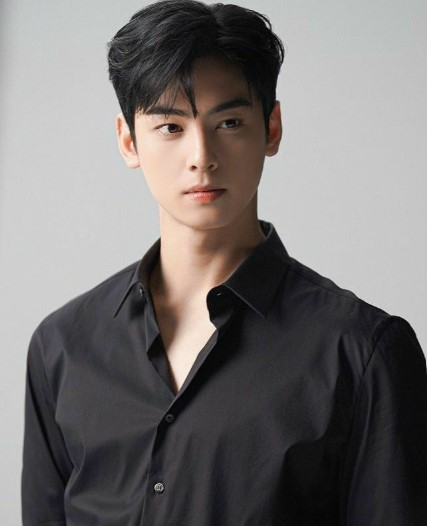
#> input picture images/cha.jpg, 427 x 526 px
$ jupyter execute 05_blur_binarization.ipynb
#> lines starting #> are read from the running program, lines starting #| are printed output that depends on the picture; after the words box and inside, x2 and y2 are one past the last pixel; in counts of white or black regions, pixels touching at a corner belong together
## 05. 블러와 이진화

[cell 1]
import cv2 as cv
import numpy as np
CHA_PATH = "../images/cha.jpg"
BOOK_PATH = "../images/book.jpg"

### 5-1. 블러 : 이미지를 흐리게 하는 효과
- 'cv2.blur(img, kernel)' : 단순 평균 방식
- 'cv2.GaussianBlur(img, kernel, 표준편차)' : 가우시안 평균 방식
- 'cv2.medianBlur(img, kernel)' : 중앙값 사용 방식

[cell 2]
img = cv.imread(CHA_PATH)
#> img is the input picture: shape (526, 427, 3); mean B, G, R 114.6, 115.4, 118.9

# 1. 평균 블러
blur_avg = cv.blur(img, (5,5))

# 2. 가우시안 블러
blur_gaussian = cv.GaussianBlur(img, (5,5), 0)  # 0을 넣으면 자동계산

cv.imshow("Blur", blur_avg)
cv.imshow("Gaussian", blur_gaussian)

cv.waitKey(0)
cv.destroyAllWindows()

[cell 3]
# 커널 사이즈 변화에 따른 차이
img = cv.imread(CHA_PATH)

kernel_3 = cv.GaussianBlur(img, (3,3), 0)
kernel_5 = cv.GaussianBlur(img, (5,5), 0)
kernel_7 = cv.GaussianBlur(img, (7,7), 0)

cv.imshow("kernel_3", kernel_3)
cv.imshow("kernel_5", kernel_5)
cv.imshow("kernel_7", kernel_7)

cv.waitKey(0)
cv.destroyAllWindows()

[cell 4]
# 표준편차 변화에 따른 차이
img = cv.imread(CHA_PATH)

sigma_1 = cv.GaussianBlur(img, (0,0), 1)
sigma_2 = cv.GaussianBlur(img, (0,0), 2)
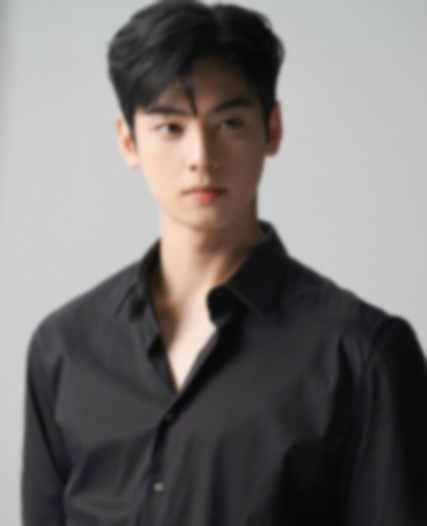
#> sigma_2: shape (526, 427, 3); mean B, G, R 114.6, 115.4, 118.9
sigma_3 = cv.GaussianBlur(img, (0,0), 3)

cv.imshow("sigma_1", sigma_1)
cv.imshow("sigma_2", sigma_2)
cv.imshow("sigma_3", sigma_3)

cv.waitKey(0)
cv.destroyAllWindows()

### 5-2. 이진화(Binarization)
- 특정 값을 기준으로 픽셀의 값을 0(검은색) 또는 255(흰색)로 나누는 것
- 분석을 단순화하기 위해 사용
- 특정 관심 영역을 분리하는 데 용이함

#### Threshod : 임계값, 문턱값
- 기준값의 역할을 함
- 빛의 밝기를 기준으로 픽셀 값을 변환
- 'cv2.threshod(img, threshold, maxValue, type)'

[cell 5]
img = cv.imread(BOOK_PATH, cv.IMREAD_GRAYSCALE)
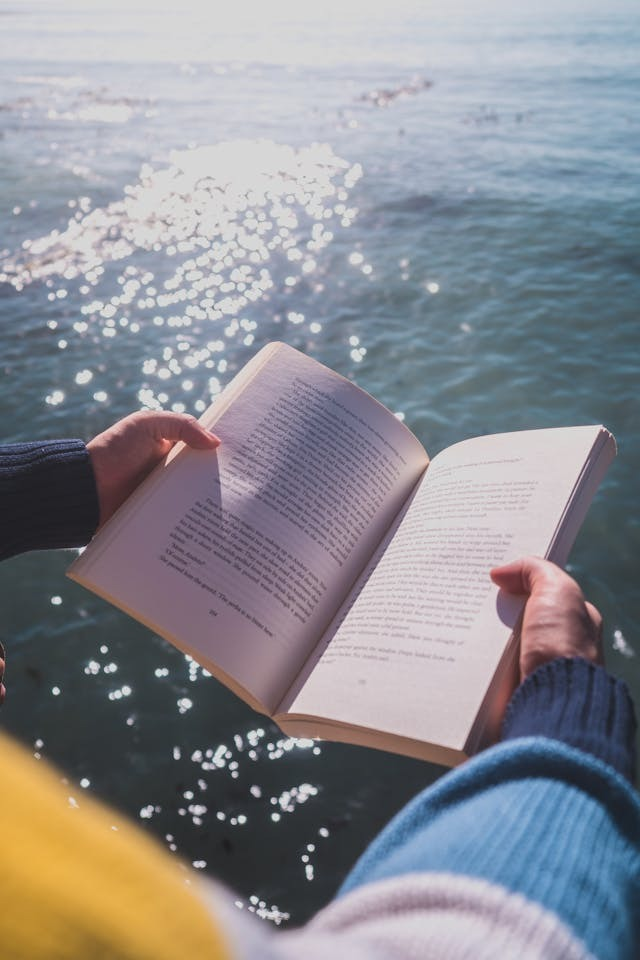
#> input picture images/book.jpg, 640 x 960 px
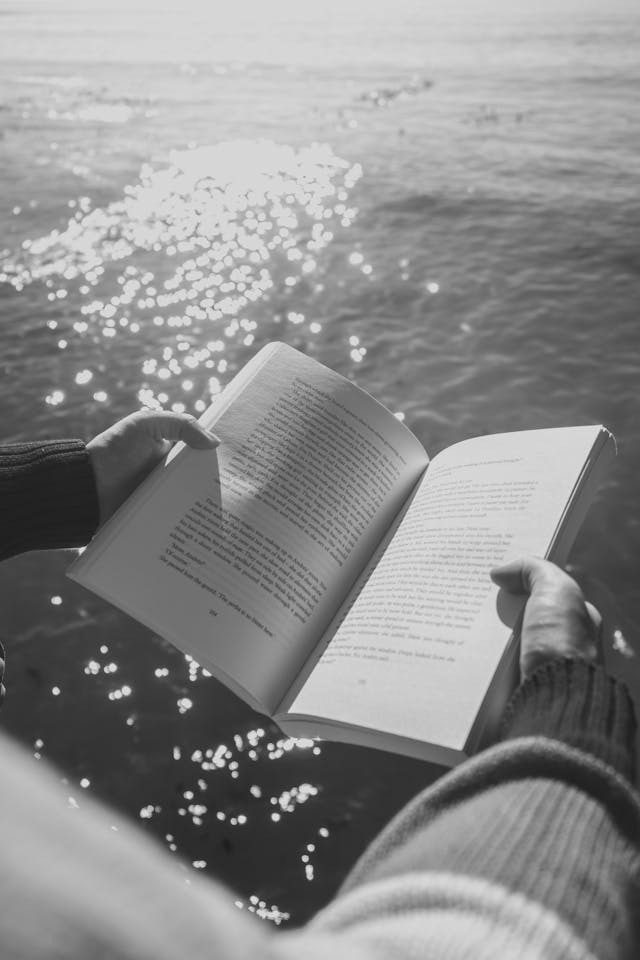
#> img: shape (960, 640); min 17, max 234, mean 140.3
resized = cv.resize(img, None, fx=0.5, fy=0.5)

ret, binary = cv.threshold(img, 200, 255, cv.THRESH_BINARY)
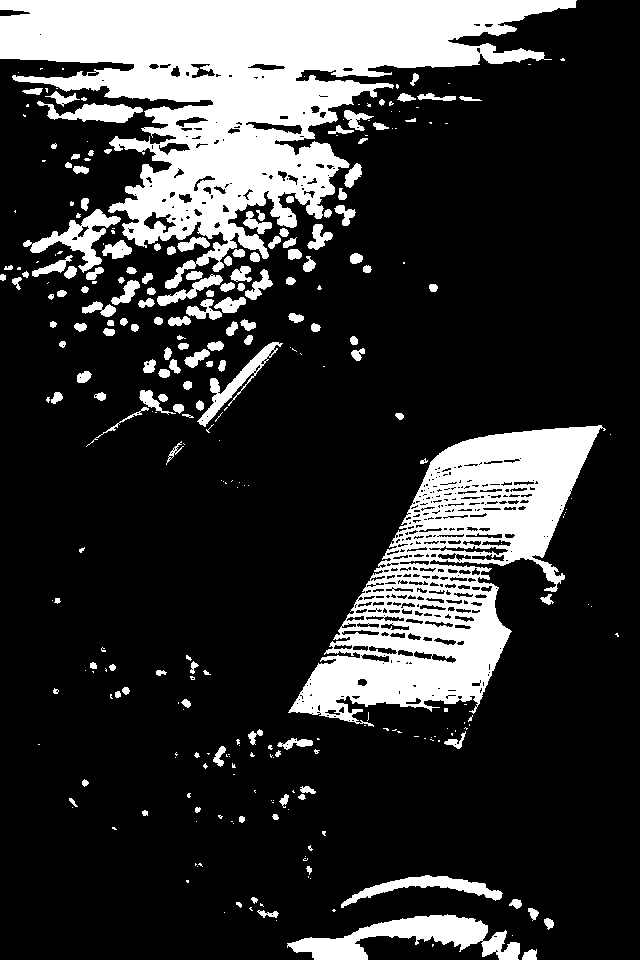
#> binary: shape (960, 640); 20.6% white; 303 white regions (152 under 20 px), largest, box (x1, y1, x2, y2) and area: (0, 0, 577, 289) 64572, (288, 425, 606, 727) 36774, (287, 914, 520, 960) 4791
# print(ret, binary)

cv.imshow("img", img)
cv.imshow("binary", binary)

cv.waitKey(0)
cv.destroyAllWindows()

### 트랙바(Track bar)
- 'cv2.createTrackbar(traxkbarName, name, startValue, maxValue, callback)' : 트랙바 생성
- 'cv2.getTrackbarPos(trackbarName, name)' : 트랙바의 값을 가져옴

[cell 6]
# Threshold에 트랙바 적용
img = cv.imread(BOOK_PATH, cv.IMREAD_GRAYSCALE)
resized = cv.resize(img, None, fx=0.8, fy=0.5)
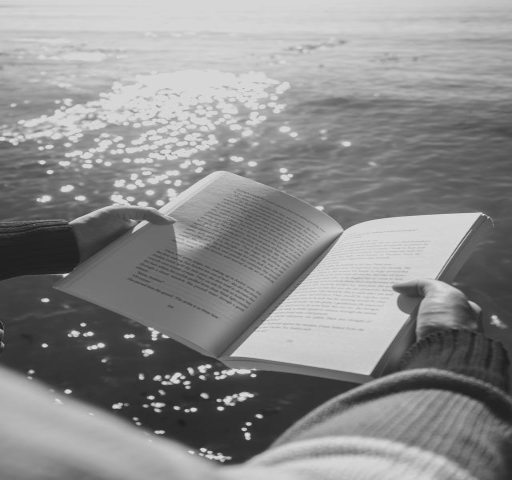
#> resized: shape (480, 512); min 30, max 225, mean 140.4

name = "Threshold"
cv.namedWindow(name)

def trackbar_func(x):
    pass

trackbar_name = "threshold"
cv.createTrackbar(trackbar_name, name, 127, 255, trackbar_func)

while True:
    threshold = cv.getTrackbarPos(trackbar_name, name)
    ret, binary = cv.threshold(resized, threshold, 225, cv.THRESH_BINARY)
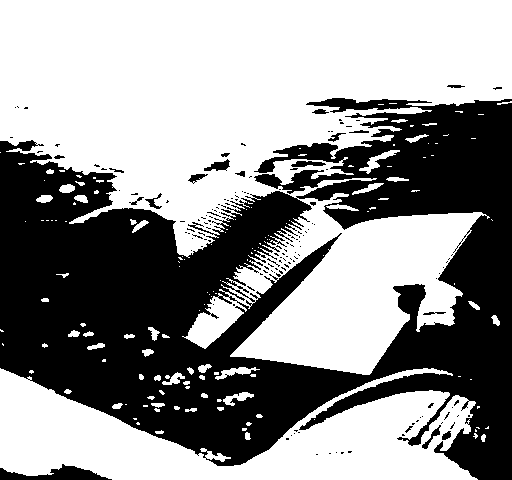
#> binary: shape (480, 512); values 0 (black) and 225 (white), 57.2% white; 153 black regions (134 under 20 px), largest, box (x1, y1, x2, y2) and area: (0, 98, 512, 480) 102671, (0, 464, 112, 480) 886, (204, 159, 230, 171) 167
#> ret = 127
    cv.imshow(name, binary)

    if cv.waitKey(1) == ord("q"):
#> (key q is pressed here)
        break

cv.destroyAllWindows()

[cell 7]
# 트랙바로 사진 사이즈 조절
img = cv.imread(CHA_PATH)

name = "Resize"
cv.namedWindow(name)

trackbar_name = "scale(%)"
cv.createTrackbar(trackbar_name, name, 100, 200, lambda x:x)

while True:
    scale = cv.getTrackbarPos(trackbar_name, name)

    if scale == 0:
        scale = 1

    width = int(img.shape[1] * scale / 100)
#> width = 427
    height = int(img.shape[0] * scale / 100)
#> height = 526
    resized = cv.resize(img, (width, height))

    cv.imshow(name, resized)

    if cv.waitKey(1) == ord("q"):
#> (key q is pressed here)
        break

cv.destroyAllWindows()

[cell 8]
# 실습. 컬러 팔레트 만들기 - 내 방식
img = np.zeros((460, 640, 3), dtype = np.uint8)

name = "Color Palette"
cv.namedWindow(name)

cv.createTrackbar("R", name, 0, 255, lambda x: x)
cv.createTrackbar("G", name, 0, 255, lambda x: x)
cv.createTrackbar("B", name, 0, 255, lambda x: x)
cv.createTrackbar("ON/OFF", name, 0, 1, lambda x: x)

while True:
    switch = cv.getTrackbarPos("ON/OFF", name)

    if switch == 1:
        r = cv.getTrackbarPos("R", name)
        g = cv.getTrackbarPos("G", name)
        b = cv.getTrackbarPos("B", name)

        img[:] = (b, g, r)
    else:
        img[:] = (127, 127, 127)

    cv.imshow(name, img)

    if cv.waitKey(1) == ord("q"):
#> (key q is pressed here)
        break

cv.destroyAllWindows()

[cell 9]
# 실습. 컬러 팔레트 만들기 - 정답
img = np.zeros((460, 640, 3), dtype = np.uint8)

name = "Color Palette"
cv.namedWindow(name)

cv.createTrackbar("R", name, 0, 255, lambda x: x)
cv.createTrackbar("G", name, 0, 255, lambda x: x)
cv.createTrackbar("B", name, 0, 255, lambda x: x)
cv.createTrackbar("Switch", name, 0, 1, lambda x: x)

while True:
    r = cv.getTrackbarPos("R", name)
    g = cv.getTrackbarPos("G", name)
    b = cv.getTrackbarPos("B", name)
    s = cv.getTrackbarPos("Switch", name)

    if s == 1:
        img[:] = (b, g, r)
    else:
        img[:] = (0, 0, 0)

    cv.imshow(name, img)

    if cv.waitKey(1) == ord("q"):
#> (key q is pressed here)
        break

cv.destroyAllWindows()

### 5-3. 적응형 이진화
- 영역별로 서로 다른 임계값을 적용하는 이진화
- 'cv2.adaptiveThreshold(img, maxValue, adaptiveMethod, thresholdType, blockSize, C)'
    - maxValue: 픽셀에 할당할 최대값
    - adaptiveMethod: 적응형 임계값 알고리즘
    - thresholdType: 임계값 설정 유형
    - blockSize: 픽셀의 임계값을 계산하는 데 사용되는 픽셀 근처의 크기(1보다 큰 홀수)
    - C : 평균 또는 가중 평균에서 뺀 상수

[cell 10]
# MEAN 방식
img = cv.imread(BOOK_PATH, cv.IMREAD_GRAYSCALE)
resized = cv.resize(img, None, fx=0.8, fy=0.5)
name = "Adaptive Threshold"
cv.namedWindow(name)

cv.createTrackbar("block_size", name, 25, 100, lambda x:x)      # 1보다 큰 홀수만 가능
cv.createTrackbar("C", name, 1, 10, lambda x:x)     # 양수를 사용

while True:
    block_size = cv.getTrackbarPos("block_size", name)
    C = cv.getTrackbarPos("C", name)

    if block_size <= 1:
        block_size = 3

    if block_size % 2 == 0:
        block_size += 1

    binary = cv.adaptiveThreshold(resized, 255, cv.ADAPTIVE_THRESH_MEAN_C, cv.THRESH_BINARY, block_size, C)
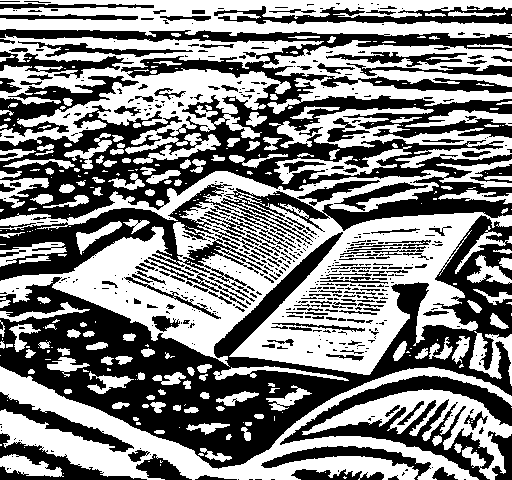
#> binary: shape (480, 512); 51.3% white; 560 black regions (388 under 20 px), largest, box (x1, y1, x2, y2) and area: (0, 29, 512, 245) 37610, (0, 215, 512, 469) 37230, (0, 184, 268, 286) 7244

    cv.imshow(name, binary)

    if cv.waitKey(1) == ord("q"):
#> (key q is pressed here)
        break

cv.destroyAllWindows()

[cell 11]
# Gaussian 방식
img = cv.imread(BOOK_PATH, cv.IMREAD_GRAYSCALE)
resized = cv.resize(img, None, fx=0.8, fy=0.5)
name = "Adaptive Threshold_Gaussian"
cv.namedWindow(name)

cv.createTrackbar("block_size", name, 25, 100, lambda x:x)
cv.createTrackbar("C", name, 1, 10, lambda x:x)

while True:
    block_size = cv.getTrackbarPos("block_size", name)
    C = cv.getTrackbarPos("C", name)

    if block_size <= 1:
        block_size = 3

    if block_size % 2 == 0:
        block_size += 1

    binary = cv.adaptiveThreshold(resized, 255, cv.ADAPTIVE_THRESH_GAUSSIAN_C, cv.THRESH_BINARY, block_size, C)
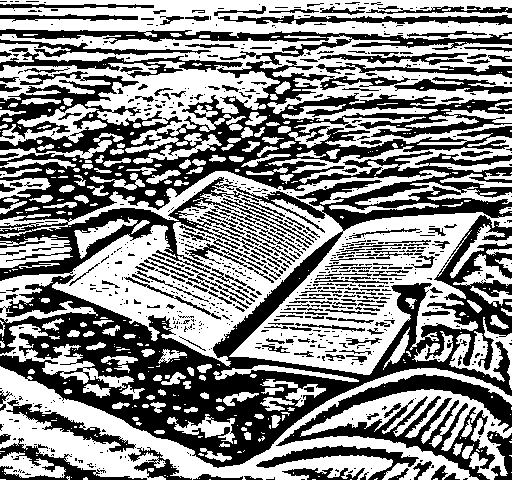
#> binary: shape (480, 512); 53.7% white; 861 black regions (644 under 20 px), largest, box (x1, y1, x2, y2) and area: (0, 29, 512, 468) 77581, (276, 374, 512, 480) 6915, (0, 48, 243, 78) 1749

    cv.imshow(name, binary)

    if cv.waitKey(1) == ord("q"):
#> (key q is pressed here)
        break

cv.destroyAllWindows()

### 5-4. 오츠 알고리즘
- 최적의 threshold를 찾는 알고리즘
    - 히스토그램 분석을 통해 자동으로 최적의 임계값을 계산함
        1. 두 그룹(검은색과 흰색) 간의 평균값 차이를 최대화하면서,
        2. 각 그룹 내부의 분산(값의 퍼짐)을 최소화하는 임계값을 찾는 것을 목표로 함.
    - 이미지의 명암이 뚜렷할 때(Bimodal Image) 효과적

[cell 12]
img = cv.imread(BOOK_PATH, cv.IMREAD_GRAYSCALE)
resized = cv.resize(img, None, fx=0.8, fy=0.5)

ret_1, binary = cv.threshold(resized, 127, 255, cv.THRESH_BINARY)
ret_2, otsu = cv.threshold(resized, -1, 255, cv.THRESH_BINARY | cv.THRESH_OTSU)
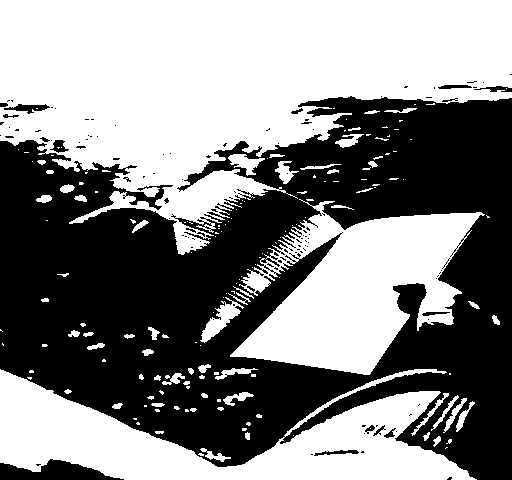
#> otsu: shape (480, 512); 52% white; 117 black regions (99 under 20 px), largest, box (x1, y1, x2, y2) and area: (0, 96, 512, 480) 114867, (0, 459, 124, 480) 1511, (4, 104, 50, 114) 224
#> ret_2 = 138
# print(ret_1, ret_2)

cv.imshow("img", binary)
cv.imshow("otsu", otsu)

cv.waitKey(0)
cv.destroyAllWindows()
